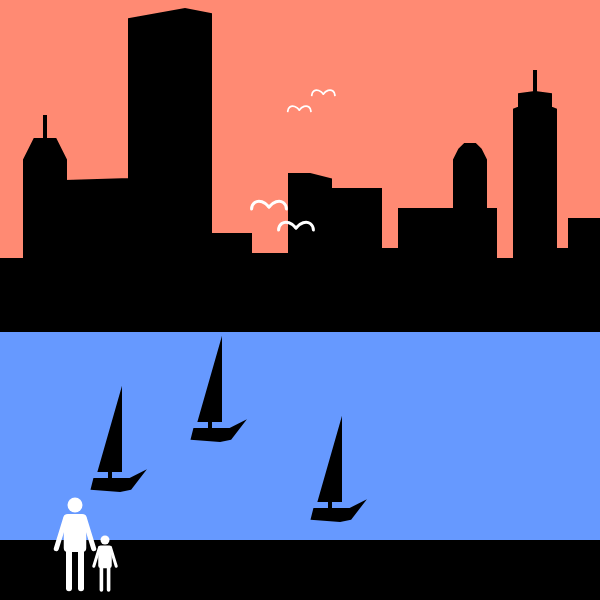
Frame 1 (no input)
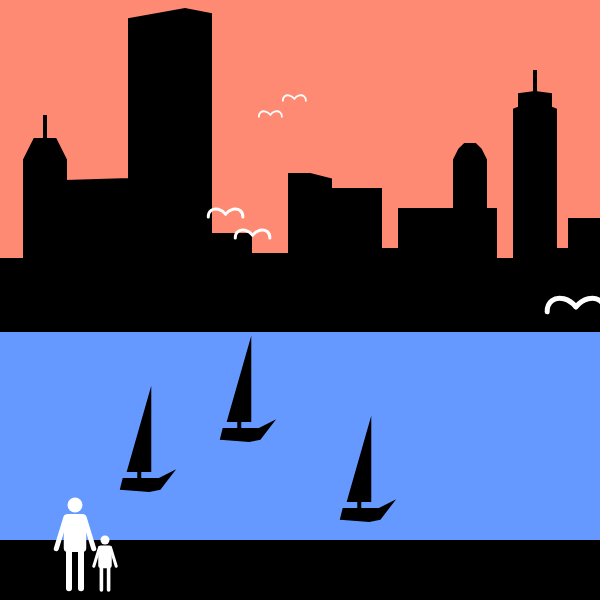
Frame 60 (no input)
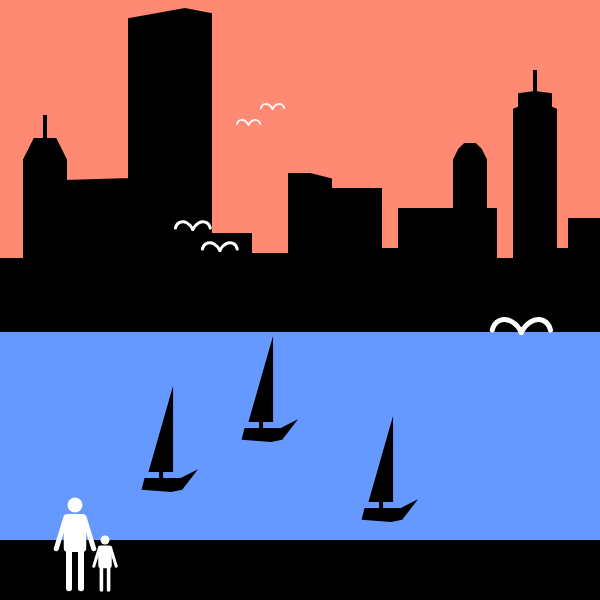
Frame 120 (the mouse pressed at the canvas centre since frame 60)

The p5.js sketch that drew these frames (run headless with seeded random() and noise() and a simulated clock; from frame 60 on, the mouse is pressed at the canvas centre):

// p5.js sketch
// ── sketch.js
/*
http://nexusbug.com/

STORY of ONE

EP 006: The City

SCALE = pow(10, 1) meters
*/

let wW, wH, cW, cH;

let cnv;

let boston;

let boat, boat2, boat3, bird1, bird2, bird3;

let human;

let littleHuman;

let flock = [];

function preload() {

}

function setup() {
  calcCanvasSize();
  cnv = createCanvas(cW, cH);

  boston = new Boston(0, -60);
  boat = new Boat(30, 200)
  boat2 = new Boat(-190, 170);
  boat3 = new Boat(-90, 120);

  bird1 = new Bird(-10, -240, 0.3, -2);
  bird2 = new Bird(-100, -310, 0.3, -2);
  bird3 = new Bird(700, -10, 0.5, -2);

  for (let i = 0; i < 1; i++) {
    for (let j = 0; j < 2; j++) {
      flock.push(new Bird(i * 150 + j * 120, -950 - j * 80, 0.2, -2));
    }
  }

  human = new HomoSapien(-450, 410, 0.5);
  littleHuman = new HomoSapien(-650, 800, 0.3);
}

function draw() {
  imageMode(CENTER);

  colorMode(HSB, 360, 100, 100);
  background(10, 55, 100);
  translate(cW / 2, cH / 2);

  strokeWeight(9);
  stroke(255);
  noFill();
  for (let i of flock) {
    i.update();
    i.disp();
  }

  noStroke();
  fill(220, 60, 100);
  rect(-cW / 2, 0, cW, cH / 2);

  strokeWeight(4);
  stroke(0);
  fill(0);
  boston.disp();

  boat.disp();
  boat.update();
  boat2.disp();
  boat2.update();
  boat3.disp();
  boat3.update();

  push();
  noFill();
  strokeWeight(10);
  stroke(255);
  bird1.update();
  bird1.disp();
  bird2.update();
  bird2.disp();
  bird3.update();
  bird3.disp();
  pop();

  noStroke();
  fill(0);
  rect(-cW / 2, cS(240), cW, cS(60));

  fill(255);
  human.disp();
  littleHuman.disp();
}

class Bird {
  constructor(x, y, scale, speed) {
    this.x = x || 0;
    this.y = y || 0;
    this.scale = scale || 0.5;
    this.speed = speed;
    this.move;
    this.s = 0;
    this.a;
    this.d;

    this.yoff = 0;
  }

  disp() {
    push();
    scale(this.scale);
    translate(this.x, this.y);
    push();
    rotate(this.d);
    arc(cS(-30), cS(0), cS(60), cS(80), 1.3 * PI, TWO_PI);
    pop();
    push();
    rotate(-this.d);
    arc(cS(30), cS(0), cS(60), cS(80), PI, PI + 0.7 * PI);
    pop();
    pop();

  }
  update() {
    this.yoff += 0.01;
    this.s += 0.05;
    this.y = noise(this.yoff) * sin(this.yoff) * 3 + this.y;
    this.a = sin(this.s);
    this.d = map(this.a, -1, 1, 0, -1.2);

    this.x = this.x - noise(this.yoff) * 5;
    if (this.x < ((-cW / 2) / this.scale) - cS(80)) {
      this.x = ((cW / 2) / this.scale) + cS(80);
    }
  }
}

class HomoSapien {
  constructor(x, y, scale) {
    this.x = x || 0;
    this.y = y || 0;
    this.scale = scale || 0.5;
  }

  disp() {
    push();
    scale(this.scale);
    rectMode(CENTER);
    translate(cS(this.x), cS(this.y));
    ellipse(cS(0), cS(0), cS(30));
    rect(cS(0), cS(56), cS(45), cS(76), cS(8));
    push();
    rotate(-0.3);
    rect(cS(10), cS(62), cS(10), cS(75), cS(10));
    pop();
    push();
    rotate(0.3);
    rect(cS(-10), cS(62), cS(10), cS(75), cS(10));
    pop();
    rect(cS(-12), cS(130), cS(12), cS(85), cS(10));
    rect(cS(12), cS(130), cS(12), cS(85), cS(10));
    pop();
  }
}

class Boat {
  constructor(x, y) {
    this.x = x || 0;
    this.y = y || 0;
    this.xoff = 0;
    this.m;
  }

  disp() {
    beginShape();
    vertex(cS(this.x + 0), cS(this.y + 0));
    vertex(cS(this.x + 10), cS(this.y + 0));
    vertex(cS(this.x + 10), cS(this.y + -70));
    vertex(cS(this.x + -10), cS(this.y + 0));
    vertex(cS(this.x + 0), cS(this.y + 0));
    vertex(cS(this.x + 0), cS(this.y + 10));
    vertex(cS(this.x + -15), cS(this.y + 10));
    vertex(cS(this.x + -17), cS(this.y + 18));
    vertex(cS(this.x + 10), cS(this.y + 20));
    vertex(cS(this.x + 20), cS(this.y + 18));
    vertex(cS(this.x + 30), cS(this.y + 5));
    vertex(cS(this.x + 20), cS(this.y + 10));
    vertex(cS(this.x + 0), cS(this.y + 10));
    endShape();
  }
  update() {
    this.m = map(cW, 400, 600, 2 / 3, 1);

    this.xoff += 0.01;
    this.x += noise(this.xoff);
    if (this.x > (cW / 2 + cS(30)) / this.m) {
      this.x = ((-cW / 2) - cS(30)) / this.m;
    }
  }
}

class Boston {
  constructor(x, y) {
    this.x = x || 0;
    this.y = y || 0;
  }

  disp() {
    beginShape();
    vertex(cW / 2, cS(this.y + 90));
    vertex(cW / 2, cS(this.y + -20));
    vertex(cS(this.x + 270), cS(this.y + -20));
    vertex(cS(this.x + 270), cS(this.y + 10));
    vertex(cS(this.x + 255), cS(this.y + 10));
    vertex(cS(this.x + 255), cS(this.y + -130));
    vertex(cS(this.x + 250), cS(this.y + -132));
    vertex(cS(this.x + 250), cS(this.y + -145));
    vertex(cS(this.x + 235), cS(this.y + -147));
    vertex(cS(this.x + 235), cS(this.y + -170));
    vertex(cS(this.x + 235), cS(this.y + -147));
    vertex(cS(this.x + 220), cS(this.y + -145));
    vertex(cS(this.x + 220), cS(this.y + -132));
    vertex(cS(this.x + 215), cS(this.y + -130));
    vertex(cS(this.x + 215), cS(this.y + 20));
    vertex(cS(this.x + 195), cS(this.y + 20));
    vertex(cS(this.x + 195), cS(this.y + -30));
    vertex(cS(this.x + 185), cS(this.y + -30));
    vertex(cS(this.x + 185), cS(this.y + -80));
    vertex(cS(this.x + 180), cS(this.y + -90));
    vertex(cS(this.x + 175), cS(this.y + -95));
    vertex(cS(this.x + 165), cS(this.y + -95));
    vertex(cS(this.x + 160), cS(this.y + -90));
    vertex(cS(this.x + 155), cS(this.y + -80));
    vertex(cS(this.x + 155), cS(this.y + -30));
    vertex(cS(this.x + 100), cS(this.y + -30));
    vertex(cS(this.x + 100), cS(this.y + 10));
    vertex(cS(this.x + 80), cS(this.y + 10));
    vertex(cS(this.x + 80), cS(this.y + -50));
    vertex(cS(this.x + 30), cS(this.y + -50));
    vertex(cS(this.x + 30), cS(this.y + -60));
    vertex(cS(this.x + 10), cS(this.y + -65));
    vertex(cS(this.x + -10), cS(this.y + -65));
    vertex(cS(this.x + -10), cS(this.y + 15));
    vertex(cS(this.x + -50), cS(this.y + 15));
    vertex(cS(this.x + -50), cS(this.y + -5));
    vertex(cS(this.x + -90), cS(this.y + -5));
    vertex(cS(this.x + -90), cS(this.y + -225));
    vertex(cS(this.x + -115), cS(this.y + -230));
    vertex(cS(this.x + -170), cS(this.y + -220));
    vertex(cS(this.x + -170), cS(this.y + -60));
    vertex(cS(this.x + -235), cS(this.y + -58));
    vertex(cS(this.x + -235), cS(this.y + -80));
    vertex(cS(this.x + -245), cS(this.y + -100));
    vertex(cS(this.x + -255), cS(this.y + -100));
    vertex(cS(this.x + -255), cS(this.y + -125));
    vertex(cS(this.x + -255), cS(this.y + -100));
    vertex(cS(this.x + -265), cS(this.y + -100));
    vertex(cS(this.x + -275), cS(this.y + -80));
    vertex(cS(this.x + -275), cS(this.y + 20));
    vertex(-cW / 2, cS(this.y + 20));
    vertex(-cW / 2, cS(this.y + 90));
    endShape(CLOSE);
  }
}

//template

//convert Size
function cS(num) {
  let n = num;
  n = cW / (600 / n);
  return n;
}

function calcCanvasSize() {
  wW = windowWidth;
  wH = windowHeight;

  if (wW < wH) {
    wH = wW
  } else {
    wW = wH
  }

  cW = wW - 300;

  if (wW <= 700) {
    cW = 400;
  } else if (wW >= 900) {
    cW = 600;
  }
  cH = cW;
}

function windowResized() {
  calcCanvasSize();
  resizeCanvas(cW, cH);
}
